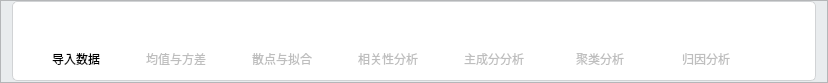
       <widget class="QFrame" name="frame_7">
        <property name="minimumSize">
         <size>
          <width>0</width>
          <height>83</height>
         </size>
        </property>
        <property name="maximumSize">
         <size>
          <width>16777215</width>
          <height>83</height>
         </size>
        </property>
        <property name="styleSheet">
         <string notr="true">QFrame{
	background:rgb(233, 236, 238)
}</string>
        </property>
        <property name="frameShape">
         <enum>QFrame::StyledPanel</enum>
        </property>
        <property name="frameShadow">
         <enum>QFrame::Raised</enum>
        </property>
        <layout class="QVBoxLayout" name="verticalLayout_2">
         <property name="topMargin">
          <number>0</number>
         </property>
         <property name="bottomMargin">
          <number>0</number>
         </property>
         <item>
          <widget class="QFrame" name="appFrame">
           <property name="minimumSize">
            <size>
             <width>0</width>
             <height>80</height>
            </size>
           </property>
           <property name="maximumSize">
            <size>
             <width>16777215</width>
             <height>80</height>
            </size>
           </property>
           <property name="styleSheet">
            <string notr="true">QFrame{
	background:white;
border:none;
border-radius:5px;
padding: 3px 10px 3px 10px;
border:1px solid #D1D3D5;
}</string>
           </property>
           <property name="frameShape">
            <enum>QFrame::StyledPanel</enum>
           </property>
           <property name="frameShadow">
            <enum>QFrame::Raised</enum>
           </property>
           <layout class="QHBoxLayout" name="horizontalLayout_7">
            <property name="topMargin">
             <number>5</number>
            </property>
            <property name="bottomMargin">
             <number>5</number>
            </property>
            <item>
             <widget class="QFrame" name="button_import">
              <property name="minimumSize">
               <size>
                <width>0</width>
                <height>60</height>
               </size>
              </property>
              <property name="maximumSize">
               <size>
                <width>100</width>
                <height>60</height>
               </size>
              </property>
              <property name="cursor">
               <cursorShape>PointingHandCursor</cursorShape>
              </property>
              <property name="styleSheet">
               <string notr="true">QFrame{
	border:none;
	background:white;
}

QFrame:hover{
	border:none;
	background:#efefef;
}</string>
              </property>
              <property name="frameShape">
               <enum>QFrame::StyledPanel</enum>
              </property>
              <property name="frameShadow">
               <enum>QFrame::Raised</enum>
              </property>
              <layout class="QVBoxLayout" name="verticalLayout_5">
               <property name="leftMargin">
                <number>0</number>
               </property>
               <property name="topMargin">
                <number>0</number>
               </property>
               <property name="rightMargin">
                <number>0</number>
               </property>
               <property name="bottomMargin">
                <number>0</number>
               </property>
               <item>
                <widget class="QPushButton" name="pushButton_import">
                 <property name="enabled">
                  <bool>true</bool>
                 </property>
                 <property name="maximumSize">
                  <size>
                   <width>16777215</width>
                   <height>40</height>
                  </size>
                 </property>
                 <property name="focusPolicy">
                  <enum>Qt::NoFocus</enum>
                 </property>
                 <property name="styleSheet">
                  <string notr="true">QPushButton{
	background:transparent;
	border:none;
}</string>
                 </property>
                 <property name="text">
                  <string/>
                 </property>
                 <property name="icon">
                  <iconset>
                   <normaloff>resources/import.png</normaloff>resources/import.png</iconset>
                 </property>
                 <property name="iconSize">
                  <size>
                   <width>48</width>
                   <height>48</height>
                  </size>
                 </property>
                </widget>
               </item>
               <item>
                <widget class="QLabel" name="label_import">
                 <property name="sizePolicy">
                  <sizepolicy hsizetype="Preferred" vsizetype="Preferred">
                   <horstretch>0</horstretch>
                   <verstretch>0</verstretch>
                  </sizepolicy>
                 </property>
                 <property name="minimumSize">
                  <size>
                   <width>60</width>
                   <height>18</height>
                  </size>
                 </property>
                 <property name="maximumSize">
                  <size>
                   <width>200</width>
                   <height>18</height>
                  </size>
                 </property>
                 <property name="font">
                  <font>
                   <pointsize>9</pointsize>
                  </font>
                 </property>
                 <property name="styleSheet">
                  <string notr="true">QLabel{
	border:none;
	background:transparent;
}</string>
                 </property>
                 <property name="text">
                  <string>导入数据</string>
                 </property>
                 <property name="alignment">
                  <set>Qt::AlignCenter</set>
                 </property>
                </widget>
               </item>
              </layout>
             </widget>
            </item>
            <item>
             <widget class="QFrame" name="button_avg">
              <property name="enabled">
               <bool>false</bool>
              </property>
              <property name="minimumSize">
               <size>
                <width>0</width>
                <height>60</height>
               </size>
              </property>
              <property name="maximumSize">
               <size>
                <width>100</width>
                <height>60</height>
               </size>
              </property>
              <property name="cursor">
               <cursorShape>PointingHandCursor</cursorShape>
              </property>
              <property name="styleSheet">
               <string notr="true">QFrame{
	border:none;
	background:white;
}

QFrame:hover{
	border:none;
	background:#efefef;
}</string>
              </property>
              <property name="frameShape">
               <enum>QFrame::StyledPanel</enum>
              </property>
              <property name="frameShadow">
               <enum>QFrame::Raised</enum>
              </property>
              <layout class="QVBoxLayout" name="verticalLayout_6">
               <property name="leftMargin">
                <number>0</number>
               </property>
               <property name="topMargin">
                <number>5</number>
               </property>
               <property name="rightMargin">
                <number>0</number>
               </property>
               <property name="bottomMargin">
                <number>0</number>
               </property>
               <item>
                <widget class="QPushButton" name="pushButton_avg">
                 <property name="enabled">
                  <bool>false</bool>
                 </property>
                 <property name="maximumSize">
                  <size>
                   <width>16777215</width>
                   <height>40</height>
                  </size>
                 </property>
                 <property name="focusPolicy">
                  <enum>Qt::NoFocus</enum>
                 </property>
                 <property name="styleSheet">
                  <string notr="true">QPushButton{
	background:transparent;
	border:none;
}</string>
                 </property>
                 <property name="text">
                  <string/>
                 </property>
                 <property name="icon">
                  <iconset>
                   <normaloff>resources/avg.png</normaloff>resources/avg.png</iconset>
                 </property>
                 <property name="iconSize">
                  <size>
                   <width>40</width>
                   <height>40</height>
                  </size>
                 </property>
                </widget>
               </item>
               <item>
                <widget class="QLabel" name="label_avg">
                 <property name="sizePolicy">
                  <sizepolicy hsizetype="Preferred" vsizetype="Preferred">
                   <horstretch>0</horstretch>
                   <verstretch>0</verstretch>
                  </sizepolicy>
                 </property>
                 <property name="minimumSize">
                  <size>
                   <width>80</width>
                   <height>18</height>
                  </size>
                 </property>
                 <property name="maximumSize">
                  <size>
                   <width>70</width>
                   <height>18</height>
                  </size>
                 </property>
                 <property name="font">
                  <font>
                   <pointsize>9</pointsize>
                  </font>
                 </property>
                 <property name="styleSheet">
                  <string notr="true">QLabel{
	border:none;
	background:transparent;
}</string>
                 </property>
                 <property name="text">
                  <string>均值与方差</string>
                 </property>
                 <property name="alignment">
                  <set>Qt::AlignCenter</set>
                 </property>
                </widget>
               </item>
              </layout>
             </widget>
            </item>
            <item>
             <widget class="QFrame" name="button_scatter">
              <property name="enabled">
               <bool>false</bool>
              </property>
              <property name="minimumSize">
               <size>
                <width>0</width>
                <height>60</height>
               </size>
              </property>
              <property name="maximumSize">
               <size>
                <width>100</width>
                <height>60</height>
               </size>
              </property>
              <property name="cursor">
               <cursorShape>PointingHandCursor</cursorShape>
              </property>
              <property name="styleSheet">
               <string notr="true">QFrame{
	border:none;
	background:white;
}

QFrame:hover{
	border:none;
	background:#efefef;
}</string>
              </property>
              <property name="frameShape">
               <enum>QFrame::StyledPanel</enum>
              </property>
              <property name="frameShadow">
               <enum>QFrame::Raised</enum>
              </property>
              <layout class="QVBoxLayout" name="verticalLayout_7">
               <property name="leftMargin">
                <number>0</number>
               </property>
               <property name="topMargin">
                <number>5</number>
               </property>
               <property name="rightMargin">
                <number>0</number>
               </property>
               <property name="bottomMargin">
                <number>0</number>
               </property>
               <item>
                <widget class="QPushButton" name="pushButton_scatter">
                 <property name="enabled">
                  <bool>false</bool>
                 </property>
                 <property name="maximumSize">
                  <size>
                   <width>16777215</width>
                   <height>40</height>
                  </size>
                 </property>
                 <property name="focusPolicy">
                  <enum>Qt::NoFocus</enum>
                 </property>
                 <property name="styleSheet">
                  <string notr="true">QPushButton{
	background:transparent;
	border:none;
}</string>
                 </property>
                 <property name="text">
                  <string/>
                 </property>
                 <property name="icon">
                  <iconset>
                   <normaloff>resources/scatter.png</normaloff>resources/scatter.png</iconset>
                 </property>
                 <property name="iconSize">
                  <size>
                   <width>40</width>
                   <height>40</height>
                  </size>
                 </property>
                </widget>
               </item>
               <item>
                <widget class="QLabel" name="label_scatter">
                 <property name="sizePolicy">
                  <sizepolicy hsizetype="Preferred" vsizetype="Preferred">
                   <horstretch>0</horstretch>
                   <verstretch>0</verstretch>
                  </sizepolicy>
                 </property>
                 <property name="minimumSize">
                  <size>
                   <width>80</width>
                   <height>18</height>
                  </size>
                 </property>
                 <property name="maximumSize">
                  <size>
                   <width>70</width>
                   <height>18</height>
                  </size>
                 </property>
                 <property name="font">
                  <font>
                   <pointsize>9</pointsize>
                  </font>
                 </property>
                 <property name="styleSheet">
                  <string notr="true">QLabel{
	border:none;
	background:transparent;
}</string>
                 </property>
                 <property name="text">
                  <string>散点与拟合</string>
                 </property>
                 <property name="alignment">
                  <set>Qt::AlignCenter</set>
                 </property>
                </widget>
               </item>
              </layout>
             </widget>
            </item>
            <item>
             <widget class="QFrame" name="button_relate">
              <property name="enabled">
               <bool>false</bool>
              </property>
              <property name="minimumSize">
               <size>
                <width>0</width>
                <height>60</height>
               </size>
              </property>
              <property name="maximumSize">
               <size>
                <width>100</width>
                <height>60</height>
               </size>
              </property>
              <property name="cursor">
               <cursorShape>PointingHandCursor</cursorShape>
              </property>
              <property name="styleSheet">
               <string notr="true">QFrame{
	border:none;
	background:white;
}

QFrame:hover{
	border:none;
	background:#efefef;
}</string>
              </property>
              <property name="frameShape">
               <enum>QFrame::StyledPanel</enum>
              </property>
              <property name="frameShadow">
               <enum>QFrame::Raised</enum>
              </property>
              <layout class="QVBoxLayout" name="verticalLayout_8">
               <property name="leftMargin">
                <number>0</number>
               </property>
               <property name="topMargin">
                <number>5</number>
               </property>
               <property name="rightMargin">
                <number>0</number>
               </property>
               <property name="bottomMargin">
                <number>0</number>
               </property>
               <item>
                <widget class="QPushButton" name="pushButton_relate">
                 <property name="enabled">
                  <bool>false</bool>
                 </property>
                 <property name="maximumSize">
                  <size>
                   <width>16777215</width>
                   <height>40</height>
                  </size>
                 </property>
                 <property name="focusPolicy">
                  <enum>Qt::NoFocus</enum>
                 </property>
                 <property name="styleSheet">
                  <string notr="true">QPushButton{
	background:transparent;
	border:none;
}</string>
                 </property>
                 <property name="text">
                  <string/>
                 </property>
                 <property name="icon">
                  <iconset>
                   <normaloff>resources/relate.png</normaloff>resources/relate.png</iconset>
                 </property>
                 <property name="iconSize">
                  <size>
                   <width>40</width>
                   <height>40</height>
                  </size>
                 </property>
                </widget>
               </item>
               <item>
                <widget class="QLabel" name="label_relate">
                 <property name="sizePolicy">
                  <sizepolicy hsizetype="Preferred" vsizetype="Preferred">
                   <horstretch>0</horstretch>
                   <verstretch>0</verstretch>
                  </sizepolicy>
                 </property>
                 <property name="minimumSize">
                  <size>
                   <width>80</width>
                   <height>18</height>
                  </size>
                 </property>
                 <property name="maximumSize">
                  <size>
                   <width>70</width>
                   <height>18</height>
                  </size>
                 </property>
                 <property name="font">
                  <font>
                   <pointsize>9</pointsize>
                  </font>
                 </property>
                 <property name="styleSheet">
                  <string notr="true">QLabel{
	border:none;
	background:transparent;
}</string>
                 </property>
                 <property name="text">
                  <string>相关性分析</string>
                 </property>
                 <property name="alignment">
                  <set>Qt::AlignCenter</set>
                 </property>
                </widget>
               </item>
              </layout>
             </widget>
            </item>
            <item>
             <widget class="QFrame" name="button_PCA">
              <property name="enabled">
               <bool>false</bool>
              </property>
              <property name="minimumSize">
               <size>
                <width>0</width>
                <height>60</height>
               </size>
              </property>
              <property name="maximumSize">
               <size>
                <width>100</width>
                <height>60</height>
               </size>
              </property>
              <property name="cursor">
               <cursorShape>PointingHandCursor</cursorShape>
              </property>
              <property name="styleSheet">
               <string notr="true">QFrame{
	border:none;
	background:white;
}

QFrame:hover{
	border:none;
	background:#efefef;
}</string>
              </property>
              <property name="frameShape">
               <enum>QFrame::StyledPanel</enum>
              </property>
              <property name="frameShadow">
               <enum>QFrame::Raised</enum>
              </property>
              <layout class="QVBoxLayout" name="verticalLayout_9">
               <property name="leftMargin">
                <number>0</number>
               </property>
               <property name="topMargin">
                <number>5</number>
               </property>
               <property name="rightMargin">
                <number>0</number>
               </property>
               <property name="bottomMargin">
                <number>0</number>
               </property>
               <item>
                <widget class="QPushButton" name="pushButton_PCA">
                 <property name="enabled">
                  <bool>false</bool>
                 </property>
                 <property name="maximumSize">
                  <size>
                   <width>16777215</width>
                   <height>40</height>
                  </size>
                 </property>
                 <property name="focusPolicy">
                  <enum>Qt::NoFocus</enum>
                 </property>
                 <property name="styleSheet">
                  <string notr="true">QPushButton{
	background:transparent;
	border:none;
}</string>
                 </property>
                 <property name="text">
                  <string/>
                 </property>
                 <property name="icon">
                  <iconset>
                   <normaloff>resources/PCA.png</normaloff>resources/PCA.png</iconset>
                 </property>
                 <property name="iconSize">
                  <size>
                   <width>40</width>
                   <height>40</height>
                  </size>
                 </property>
                </widget>
               </item>
               <item>
                <widget class="QLabel" name="label_PCA">
                 <property name="sizePolicy">
                  <sizepolicy hsizetype="Preferred" vsizetype="Preferred">
                   <horstretch>0</horstretch>
                   <verstretch>0</verstretch>
                  </sizepolicy>
                 </property>
                 <property name="minimumSize">
                  <size>
                   <width>80</width>
                   <height>18</height>
                  </size>
                 </property>
                 <property name="maximumSize">
                  <size>
                   <width>70</width>
                   <height>18</height>
                  </size>
                 </property>
                 <property name="font">
                  <font>
                   <pointsize>9</pointsize>
                  </font>
                 </property>
                 <property name="styleSheet">
                  <string notr="true">QLabel{
	border:none;
	background:transparent;
}</string>
                 </property>
                 <property name="text">
                  <string>主成分分析</string>
                 </property>
                 <property name="alignment">
                  <set>Qt::AlignCenter</set>
                 </property>
                </widget>
               </item>
              </layout>
             </widget>
            </item>
            <item>
             <widget class="QFrame" name="button_means">
              <property name="enabled">
               <bool>false</bool>
              </property>
              <property name="minimumSize">
               <size>
                <width>0</width>
                <height>60</height>
               </size>
              </property>
              <property name="maximumSize">
               <size>
                <width>100</width>
                <height>60</height>
               </size>
              </property>
              <property name="cursor">
               <cursorShape>PointingHandCursor</cursorShape>
              </property>
              <property name="styleSheet">
               <string notr="true">QFrame{
	border:none;
	background:white;
}

QFrame:hover{
	border:none;
	background:#efefef;
}</string>
              </property>
              <property name="frameShape">
               <enum>QFrame::StyledPanel</enum>
              </property>
              <property name="frameShadow">
               <enum>QFrame::Raised</enum>
              </property>
              <layout class="QVBoxLayout" name="verticalLayout_10">
               <property name="leftMargin">
                <number>0</number>
               </property>
               <property name="topMargin">
                <number>5</number>
               </property>
               <property name="rightMargin">
                <number>0</number>
               </property>
               <property name="bottomMargin">
                <number>0</number>
               </property>
               <item>
                <widget class="QPushButton" name="pushButton_means">
                 <property name="enabled">
                  <bool>false</bool>
                 </property>
                 <property name="maximumSize">
                  <size>
                   <width>16777215</width>
                   <height>40</height>
                  </size>
                 </property>
                 <property name="focusPolicy">
                  <enum>Qt::NoFocus</enum>
                 </property>
                 <property name="styleSheet">
                  <string notr="true">QPushButton{
	background:transparent;
	border:none;
}</string>
                 </property>
                 <property name="text">
                  <string/>
                 </property>
                 <property name="icon">
                  <iconset>
                   <normaloff>resources/means.png</normaloff>resources/means.png</iconset>
                 </property>
                 <property name="iconSize">
                  <size>
                   <width>40</width>
                   <height>40</height>
                  </size>
                 </property>
                </widget>
               </item>
               <item>
                <widget class="QLabel" name="label_means">
                 <property name="sizePolicy">
                  <sizepolicy hsizetype="Preferred" vsizetype="Preferred">
                   <horstretch>0</horstretch>
                   <verstretch>0</verstretch>
                  </sizepolicy>
                 </property>
                 <property name="minimumSize">
                  <size>
                   <width>80</width>
                   <height>18</height>
                  </size>
                 </property>
                 <property name="maximumSize">
                  <size>
                   <width>70</width>
                   <height>18</height>
                  </size>
                 </property>
                 <property name="font">
                  <font>
                   <pointsize>9</pointsize>
                  </font>
                 </property>
                 <property name="styleSheet">
                  <string notr="true">QLabel{
	border:none;
	background:transparent;
}</string>
                 </property>
                 <property name="text">
                  <string>聚类分析</string>
                 </property>
                 <property name="alignment">
                  <set>Qt::AlignCenter</set>
                 </property>
                </widget>
               </item>
              </layout>
             </widget>
            </item>
            <item>
             <widget class="QFrame" name="button_attr">
              <property name="enabled">
               <bool>false</bool>
              </property>
              <property name="minimumSize">
               <size>
                <width>0</width>
                <height>60</height>
               </size>
              </property>
              <property name="maximumSize">
               <size>
                <width>100</width>
                <height>60</height>
               </size>
              </property>
              <property name="cursor">
               <cursorShape>PointingHandCursor</cursorShape>
              </property>
              <property name="styleSheet">
               <string notr="true">QFrame{
	border:none;
	background:white;
}

QFrame:hover{
	border:none;
	background:#efefef;
}</string>
              </property>
              <property name="frameShape">
               <enum>QFrame::StyledPanel</enum>
              </property>
              <property name="frameShadow">
               <enum>QFrame::Raised</enum>
              </property>
              <layout class="QVBoxLayout" name="verticalLayout_11">
               <property name="leftMargin">
                <number>0</number>
               </property>
               <property name="topMargin">
                <number>5</number>
               </property>
               <property name="rightMargin">
                <number>0</number>
               </property>
               <property name="bottomMargin">
                <number>0</number>
               </property>
               <item>
                <widget class="QPushButton" name="pushButton_attr">
                 <property name="enabled">
                  <bool>false</bool>
                 </property>
                 <property name="maximumSize">
                  <size>
                   <width>16777215</width>
                   <height>40</height>
                  </size>
                 </property>
                 <property name="focusPolicy">
                  <enum>Qt::NoFocus</enum>
                 </property>
                 <property name="styleSheet">
                  <string notr="true">QPushButton{
	background:transparent;
	border:none;
}</string>
                 </property>
                 <property name="text">
                  <string/>
                 </property>
                 <property name="icon">
                  <iconset>
                   <normaloff>resources/attr.png</normaloff>resources/attr.png</iconset>
                 </property>
                 <property name="iconSize">
                  <size>
                   <width>40</width>
                   <height>40</height>
                  </size>
                 </property>
                </widget>
               </item>
               <item>
                <widget class="QLabel" name="label_attr">
                 <property name="sizePolicy">
                  <sizepolicy hsizetype="Preferred" vsizetype="Preferred">
                   <horstretch>0</horstretch>
                   <verstretch>0</verstretch>
                  </sizepolicy>
                 </property>
                 <property name="minimumSize">
                  <size>
                   <width>80</width>
                   <height>18</height>
                  </size>
                 </property>
                 <property name="maximumSize">
                  <size>
                   <width>70</width>
                   <height>18</height>
                  </size>
                 </property>
                 <property name="font">
                  <font>
                   <pointsize>9</pointsize>
                  </font>
                 </property>
                 <property name="styleSheet">
                  <string notr="true">QLabel{
	border:none;
	background:transparent;
}</string>
                 </property>
                 <property name="text">
                  <string>归因分析</string>
                 </property>
                 <property name="alignment">
                  <set>Qt::AlignCenter</set>
                 </property>
                </widget>
               </item>
              </layout>
             </widget>
            </item>
            <item>
             <spacer name="horizontalSpacer_2">
              <property name="orientation">
               <enum>Qt::Horizontal</enum>
              </property>
              <property name="sizeHint" stdset="0">
               <size>
                <width>40</width>
                <height>20</height>
               </size>
              </property>
             </spacer>
            </item>
           </layout>
          </widget>
         </item>
        </layout>
       </widget>
